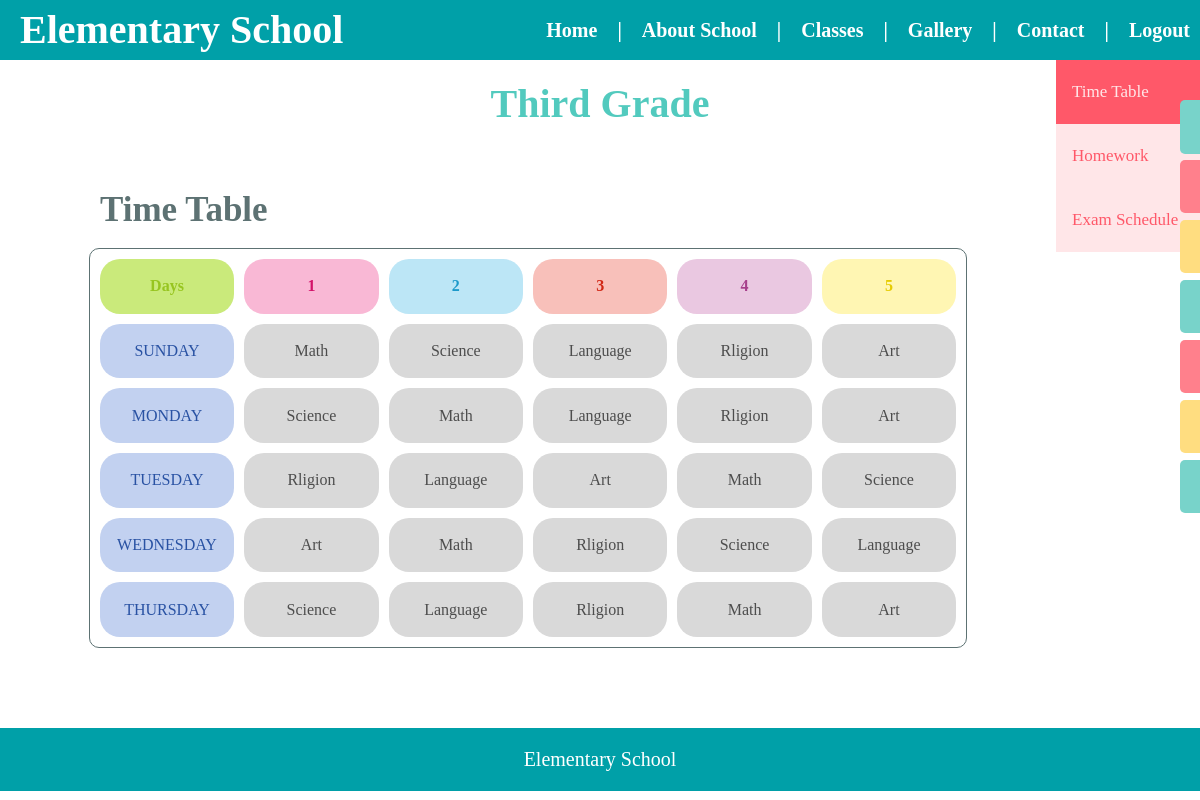
/school_project/admin_pages/class3-view.php (signed in), run on the app's committed database.
### tables this page shows
CREATE TABLE `timetable` (
  `day_time` varchar(5) NOT NULL,
  `ta1` text NOT NULL,
  `ta2` text NOT NULL,
  `ta3` text NOT NULL,
  `ta4` text NOT NULL,
  `ta5` text NOT NULL,
  `grade` varchar(10) NOT NULL,
  `admin_id` varchar(5) NOT NULL
);

### school_project/admin_pages/class3-view.php (the view, shortened to what this page needs)
<?php
    include "../php_code/connection.php";
        $id1t = 'sun3';
        $query1 ="SELECT * FROM  timetable WHERE day_time ='{$id1t}'";
        $result1 = mysqli_query($con, $query1);
        $resultCheck1 = mysqli_num_rows($result1);
        $id2t = 'mon3';
        $query2 ="SELECT * FROM  timetable WHERE day_time ='{$id2t}'";
        $result2 = mysqli_query($con, $query2);
        $resultCheck2 = mysqli_num_rows($result2);
        $id3t = 'tue3';
        $query3 ="SELECT * FROM  timetable WHERE day_time ='{$id3t}'";
        $result3 = mysqli_query($con, $query3);
        $resultCheck3 = mysqli_num_rows($result3);
        $id4t = 'wed3';
        $query4 ="SELECT * FROM  timetable WHERE day_time ='{$id4t}'";
        $result4 = mysqli_query($con, $query4);
        $resultCheck4 = mysqli_num_rows($result4);
        $id5t = 'thu3';
        $query5 ="SELECT * FROM  timetable WHERE day_time ='{$id5t}'";
        $result5 = mysqli_query($con, $query5);
        $resultCheck5 = mysqli_num_rows($result5);
?>
<!DOCTYPE html>
<html>
    <head>
        <link rel="stylesheet" type="text/css" href="../style/reset.css">
        <link rel="stylesheet" type="text/css" href="../style/class.css">
    </head>
    <body>
        <div id="container">
            <nav id="menu">
                <h1 id="logo"><b>Elementary School</b></h1>
                <ul class="menu-all"><b>
                    <li class="menu-item"><form class="logout_form" method='post' action=""><input type="submit" value="Logout" class="logout_btn" name="but_logout"></form></li>
                    <li class="menu-item1">|</li>
                    <li class="menu-item"><a href="contact-view.php"> Contact</a></li>
                    <li class="menu-item1">|</li>
                    <li class="menu-item"><a href="gallery-view.php"> Gallery</a></li>
                    <li class="menu-item1">|</li>
                    <li class="menu-item"><a> Classes </a>
                    </li>
                    <li class="menu-item1">|</li>
                    <li class="menu-item"><a href="about-view.php"> About School</a></li>
                    <li class="menu-item1">|</li>
                    <li class="menu-item"><a href="home_page-view.php"> Home</a></li></b>
                </ul>
            </nav>
            <div id="mySidenav" class="sidenav">
                <a href="adminhomepage.php" id="ِadmin">ِAdmin</a>
                <a href="home-page-edit.php" id="home">Home</a>
                <a href="about-edit.php" id="aboutAmin">About</a>
                <a href="class1-edit.php" id="class1">1st Class</a>
                <a href="class2-edit.php" id="class2">2nd Class</a>
                <a href="class3-edit.php" id="class3">3rd Class</a>
                <a href="contact-edit.php" id="contact">Contact</a>
            </div>
            <div class="page-title">
                <h1> Third Grade </h1>
            </div>
            <div class="tab">
                <button class="tablinks" onclick="openpart(event, 'time-table')" id="defaultOpen">Time Table</button>
                <button class="tablinks" onclick="openpart(event, 'home-work')">Homework</button>
                <button class="tablinks" onclick="openpart(event, 'exam-schedule')">Exam Schedule</button>
            </div>
            <div id="time-table" class="tabcontent">
                <div class="divs">
                    <h1 class="tt"> Time Table</h1><br>
                    <table class="Tables">
                          <tr>
                            <th class="tt-h" style="background-color: #caea7b ; color: #97c520">Days</th>
                            <th class="tt-h" style="background-color: #f9b8d5 ; color: #d31269"> 1 </th>
                            <th class="tt-h" style="background-color: #bce6f6 ; color: #1c99ca"> 2 </th>
                            <th class="tt-h" style="background-color: #f8c0ba ; color: #d12715"> 3 </th>
                            <th class="tt-h" style="background-color: #eac8e1 ; color: #a63f8b"> 4 </th>
                            <th class="tt-h" style="background-color: #fff6b3 ; color: #e6cb00"> 5 </th>
                          </tr>
                          <tr>
                            <?php
                            if($resultCheck1>=1){
                                while ($row1 = mysqli_fetch_assoc($result1)){
                            ?>
                            <td class="tt-d">SUNDAY</td>
                            <td class="tt-s" id="s1-1"><?php echo $row1['ta1']; ?></td>
                            <td class="tt-s" id="s1-2"><?php echo $row1['ta2']; ?></td>
                            <td class="tt-s" id="s1-3"><?php echo $row1['ta3']; ?></td>
                            <td class="tt-s" id="s1-4"><?php echo $row1['ta4']; ?></td>
                            <td class="tt-s" id="s1-5"><?php echo $row1['ta5']; ?></td>
                            <?php
                            } }
                            ?>
                          </tr>
                          <tr>
                            <?php
                            if($resultCheck2>=1){
                                while ($row2 = mysqli_fetch_assoc($result2)){
                            ?>
                            <td class="tt-d">MONDAY</td>
                            <td class="tt-s" id="s1-1"><?php echo $row2['ta1']; ?></td>
                            <td class="tt-s" id="s1-2"><?php echo $row2['ta2']; ?></td>
                            <td class="tt-s" id="s1-3"><?php echo $row2['ta3']; ?></td>
                            <td class="tt-s" id="s1-4"><?php echo $row2['ta4']; ?></td>
                            <td class="tt-s" id="s1-5"><?php echo $row2['ta5']; ?></td>
                            <?php
                            } }
                            ?>
                          </tr>
                          <tr>
                            <?php
                            if($resultCheck3>=1){
                                while ($row3 = mysqli_fetch_assoc($result3)){
                            ?>
                            <td class="tt-d">TUESDAY</td>
                            <td class="tt-s" id="s1-1"><?php echo $row3['ta1']; ?></td>
                            <td class="tt-s" id="s1-2"><?php echo $row3['ta2']; ?></td>
                            <td class="tt-s" id="s1-3"><?php echo $row3['ta3']; ?></td>
                            <td class="tt-s" id="s1-4"><?php echo $row3['ta4']; ?></td>
                            <td class="tt-s" id="s1-5"><?php echo $row3['ta5']; ?></td>
                            <?php
                            } }
                            ?>
                          </tr>
                          <tr>
                            <?php
                            if($resultCheck4>=1){
                                while ($row4 = mysqli_fetch_assoc($result4)){
                            ?>
                            <td class="tt-d">WEDNESDAY</td>
                            <td class="tt-s" id="s1-1"><?php echo $row4['ta1']; ?></td>
                            <td class="tt-s" id="s1-2"><?php echo $row4['ta2']; ?></td>
                            <td class="tt-s" id="s1-3"><?php echo $row4['ta3']; ?></td>
                            <td class="tt-s" id="s1-4"><?php echo $row4['ta4']; ?></td>
                            <td class="tt-s" id="s1-5"><?php echo $row4['ta5']; ?></td>
                            <?php
                            } }
                            ?>
                          </tr>
                          <tr>
                            <?php
                            if($resultCheck5>=1){
                                while ($row5 = mysqli_fetch_assoc($result5)){
                            ?>
                            <td class="tt-d">THURSDAY</td>
                            <td class="tt-s" id="s1-1"><?php echo $row5['ta1']; ?></td>
                            <td class="tt-s" id="s1-2"><?php echo $row5['ta2']; ?></td>
                            <td class="tt-s" id="s1-3"><?php echo $row5['ta3']; ?></td>
                            <td class="tt-s" id="s1-4"><?php echo $row5['ta4']; ?></td>
                            <td class="tt-s" id="s1-5"><?php echo $row5['ta5']; ?></td>
                            <?php
                            } }
                            ?>
                          </tr>
                    </table>
                </div>
            </div>
            <section id="wsfooter">
                <p> Elementary School </p>
            </section>
        </div>
    </body>
</html>

### school_project/style/class.css (style rules this page uses)
.page-title { text-align: center; width: 300px; height: 80px; padding-top: 20px; margin-right: 200px; margin-left: 200px; font-size: 40px; color: #52cabe; margin: 0 auto; }
.divs { margin-top: 50px; margin-left: 30px; margin-right: 30px; margin-bottom: 80px; }
.tt { text-align:left; padding-left: 60px; color: #5d7273; font-size: 35px; }
.Tables { width:90%; height: 400px; text-align: center; margin: 0 auto; border-radius: 10px; border-spacing: 10px; border: 1px solid #5d7273; margin-bottom: 5%; }
.tt-h { border-radius: 20px; width: 15%; height: 90px auto; }
.tt-d { border-radius: 20px; background-color: #c2d1f0; width: 15%; height: 90px auto; color: #2952a3; }
.tt-s { border-radius: 20px; background-color: #d9d9d9; color: #4d4d4d; width: 15%; height: 90px auto; }
.tab { position: fixed; right: 0; float: right; background-color: #ffe6e8; width: 12%; margin-top: -80px; }
.tab button { display: block; background-color: inherit; color: #ff5869; padding: 22px 16px; width: 100%; border: none; outline: none; text-align: left; cursor: pointer; transition: 0.3s; font-size: 17px; }
.tab button.active { background-color: #ff5869; color: #ffe6e8; }
.tabcontent { float: left; padding: 0px 10px; width: 88%; border-left: none; height: auto; }

### data on the page
timetable: ta1 "Math", ta2 "Science", ta3 "Language", ta4 "Rligion", ta5 "Art"
timetable: ta1 "Science", ta2 "Math", ta3 "Language", ta4 "Rligion", ta5 "Art"
timetable: ta1 "Rligion", ta2 "Language", ta3 "Art", ta4 "Math", ta5 "Science"
timetable: ta1 "Art", ta2 "Math", ta3 "Rligion", ta4 "Science", ta5 "Language"
timetable: ta1 "Science", ta2 "Language", ta3 "Rligion", ta4 "Math", ta5 "Art"
